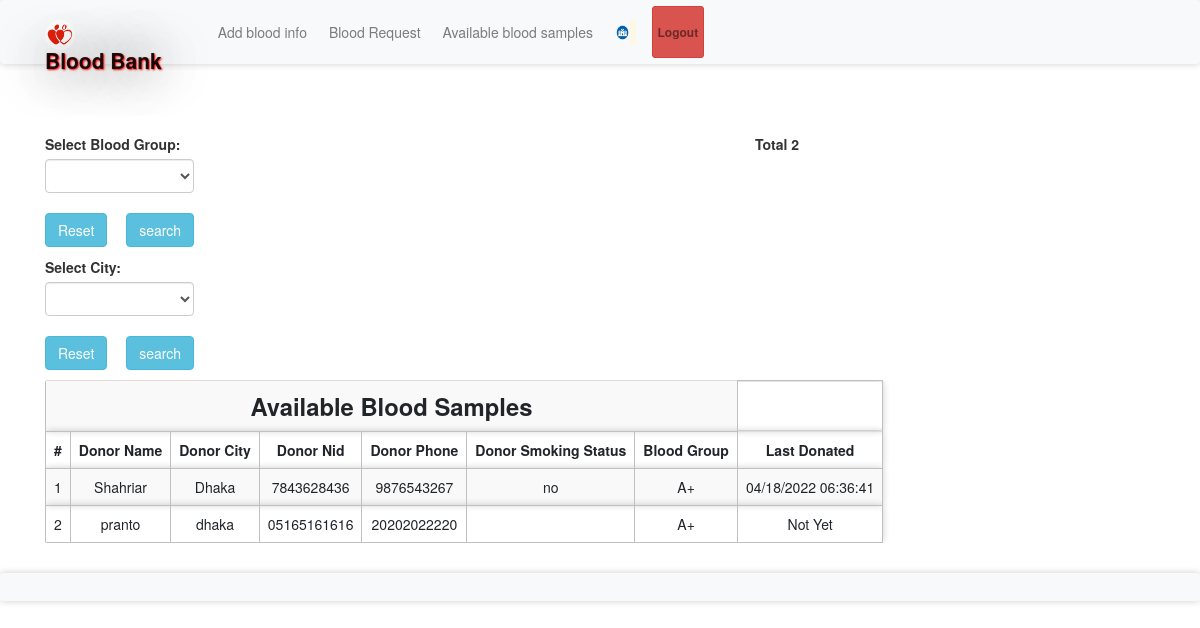
Page /abs.php (signed in) on the earlier database version.
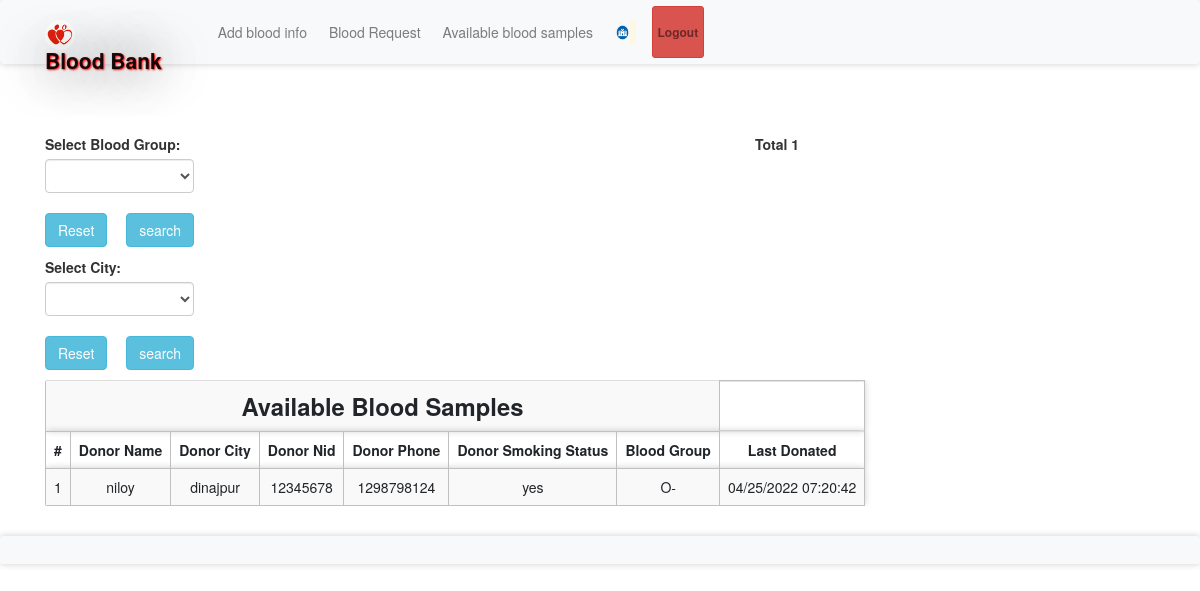
Same page on the later database version.
### tables this page shows
CREATE TABLE `bloodinfo` (
  `bid` int(11) NOT NULL,
  `hid` int(11) NOT NULL,
  `bg` varchar(10) NOT NULL
);

CREATE TABLE `donor` (
  `id` int(11) NOT NULL,
  `donor_name` varchar(100) NOT NULL,
  `donor_nid` varchar(100) NOT NULL,
  `donor_password` varchar(100) NOT NULL,
  `donor_phone` varchar(100) NOT NULL,
  `donor_city` varchar(100) NOT NULL,
  `smoking_status` varchar(50) NOT NULL,
  `last_donated` varchar(50) NOT NULL DEFAULT 'Not Yet',
  `is_available` int(10) NOT NULL DEFAULT 1
);

### message.php (called while the page is built, shortened)
<?php $counter=0; if(isset($_GET['msg'])) { ?>
	<div class="col-5 alert alert alert-success alert-dismissible fade show card" id="message">
		<button type="button" class="close" data-dismiss="alert" title="close">&times;</button><?php echo $_GET['msg'];?>
	</div>
<?php }?>

### abs.php (the view, shortened to what this page needs)
<?php
require 'file/database.php';
if(isset($_GET['search'])){
    $searchKey = $_GET['search'];
    $sql = "select bloodinfo.*, donor.* from bloodinfo, donor where bloodinfo.hid=donor.id && bg LIKE '%$searchKey%'";
}else if(isset($_GET['city'])){
    $searchKey = $_GET['city'];
    $sql = "select bloodinfo.*, donor.* from bloodinfo, donor where bloodinfo.hid=donor.id && donor_city  = '$searchKey'";
}
else{
    $sql = "select bloodinfo.*, donor.* from bloodinfo, donor where bloodinfo.hid=donor.id";
}
$result = mysqli_query($conn, $sql);
?>
<!DOCTYPE html>
<html>
<?php require 'head.php'; ?>
<body>
    <?php require 'header.php'; ?>
    <div class="container cont">
        <?php require 'message.php'; ?>
        <div class="row col-lg-8 col-md-8 col-sm-12 mb-3">
            <form method="get" action="" style="margin-top:-20px; ">
            <label class="font-weight-bolder">Select Blood Group:</label>
               <select name="search" class="form-control">
               <option><?php echo @$_GET['search']; ?></option>
               <option value="A+">A+</option>
               </select><br>
               <a href="abs.php" class="btn btn-info mr-4"> Reset</a>
               <input type="submit" name="submit" class="btn btn-info" value="search">
           </form>
        </div>
        <div class="row col-lg-8 col-md-8 col-sm-12 mb-3">
            <form method="get" action="" style="margin-top:-20px; ">
            <label class="font-weight-bolder">Select City:</label>
               <select name="city" class="form-control">
               <option><?php echo @$_GET['city']; ?></option>
               <option value="Dhaka">Dhaka</option>
               </select><br>
               <a href="abs.php" class="btn btn-info mr-4"> Reset</a>
               <input type="submit" name="submit" class="btn btn-info" value="search">
           </form>
        </div>
        <table class="table table-responsive table-striped rounded mb-5">
            <tr><th colspan="7" class="title">Available Blood Samples</th></tr>
            <tr>
                <th>#</th>
                <th>Donor Name</th>
                <th>Donor City</th>
                <th>Donor Nid</th>
                <th>Donor Phone</th>
                <th>Donor Smoking Status</th>
                <th>Blood Group</th>
                <th>Last Donated</th>
            </tr>
            <div>
                <?php
                if ($result) {
                    $row =mysqli_num_rows( $result);
                    if ($row) { echo "<b> Total ".$row." </b>";
                }else echo '<b style="color:white;background-color:red;padding:7px;border-radius: 15px 50px;">Nothing to show.</b>';
            }
            ?>
            </div>
        <?php while($row = mysqli_fetch_array($result)) { ?>
            <tr>
                <td><?php echo ++$counter;?></td>
                <td><?php echo $row['donor_name'];?></td>
                <td><?php echo ($row['donor_city']); ?></td>
                <td><?php echo ($row['donor_nid']); ?></td>
                <td><?php echo ($row['donor_phone']); ?></td>
                <td><?php echo ($row['smoking_status']); ?></td>
                <td><?php echo ($row['bg']); ?></td>
                <td><?php echo ($row['last_donated']); ?></td>
            </tr>
        <?php } ?>
        </table>
    </div>
    <?php require 'footer.php' ?>
</body>

### head.php (shortened to what this page needs)
<head>
    <link rel="stylesheet" href="https://maxcdn.bootstrapcdn.com/bootstrap/4.5.0/css/bootstrap.min.css">
    <link rel="stylesheet" type="text/css" href="../library/css/bootstrap.min.css"/>
    <link href="css/style.css" rel="stylesheet"/>
</head>

### header.php (shortened to what this page needs)
<nav class="navbar navbar-expand-sm navbar-light bg-light sticky-top">
	<div class="container">
		<a class="navbar-brand" href="index.php"><img src="image/favicon.jpg" width="30" height="30" class="rounded-circle">Blood Bank</a>
          <div class="collapse navbar-collapse" id="collapsibleNavbar">
        <?php if (isset($_SESSION['hid'])) { ?>
		<ul class="navbar-nav ml-auto">
			<li class="nav-item">
				<a class="nav-link btn btn-light" href="bloodinfo.php">Add blood info</a>
            </li>
            <li class="nav-item">
                <a class="nav-link btn btn-light" href="bloodrequest.php">Blood Request</a>
            </li>
			<li class="nav-item">
				<a class="nav-link btn btn-light" href="abs.php">Available blood samples</a>
            </li>
            <li class="nav-item">
                <a href="hprofile.php?id=<?php echo $_SESSION['hid']; ?>" class="nav-link btn font-weight-bold"><img src="image/hospital.png" width="15" height="15" class="rounded-circle"><mark><?php echo $_SESSION['hname']; ?></mark></a>
            </li>
            <li class="nav-item">
                <a class="nav-link btn btn-danger btn-sm font-weight-bold" href="logout.php">Logout</a>
            </li>
        </ul>
        <?php } ?>
       </div>
    </div>
</nav>

### footer.php (shortened to what this page needs)
<footer class="footer text-center bg-light">
</footer>

### css/style.css (style rules this page uses)
.cont { padding-top: 40px; text-align: justify; font-size: 1em; }
.card ,nav, .footer,tr,video { border-radius: 3px; transition: all 200ms ease-out; box-shadow: 0px 0px 7px rgba(0, 0, 0, 0.2); }
tr,th,td { border:0.1px solid silver; text-align: center; }
.nav-item { margin-left: 10px; }
.navbar-brand { text-shadow: 1px 1px 2px red, 0 0 50px black, 0 0 5px white; font-weight: bold; font-size: 1.5em; }
.title { font-weight: bold; font-size: 1.7em; text-transform: capitalize; text-align: center; }
.rounded-circle { margin-top: -2.5px; }
form { padding-top: 20px; }
a:link { text-decoration: none; }
.footer { padding: 14px; }

Differences in the rows shown:
removed bloodinfo: hid.donor_name "Shahriar", hid.donor_city "Dhaka", hid.donor_nid "7843628436", hid.donor_phone "9876543267", hid.smoking_status "no", bg "A+", hid.last_donated "04/18/2022 06:36:41"
removed bloodinfo: hid.donor_name "pranto", hid.donor_city "dhaka", hid.donor_nid "05165161616", hid.donor_phone "20202022220", bg "A+", hid.last_donated "Not Yet"
added bloodinfo: hid.donor_name "niloy", hid.donor_city "dinajpur", hid.donor_nid "12345678", hid.donor_phone "1298798124", hid.smoking_status "yes", bg "O-", hid.last_donated "04/25/2022 07:20:42"
Other differences:
$row: "2" → "1"
